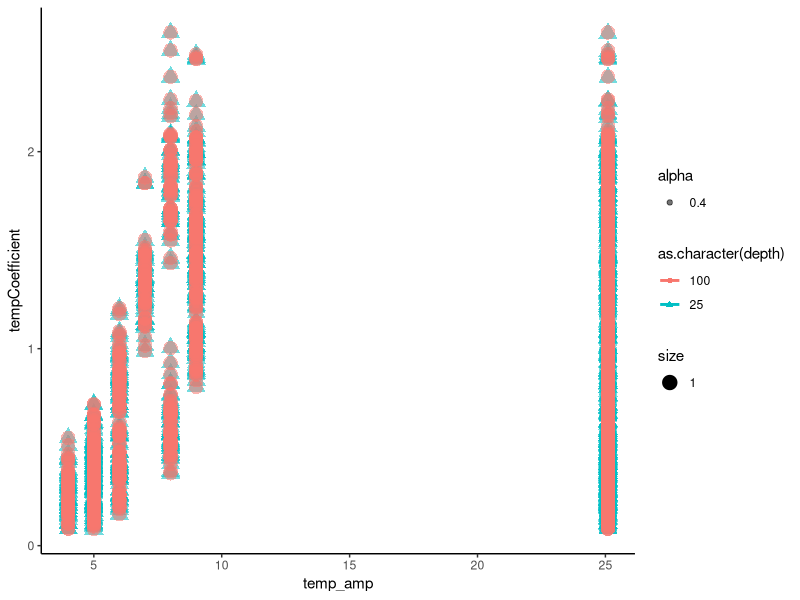
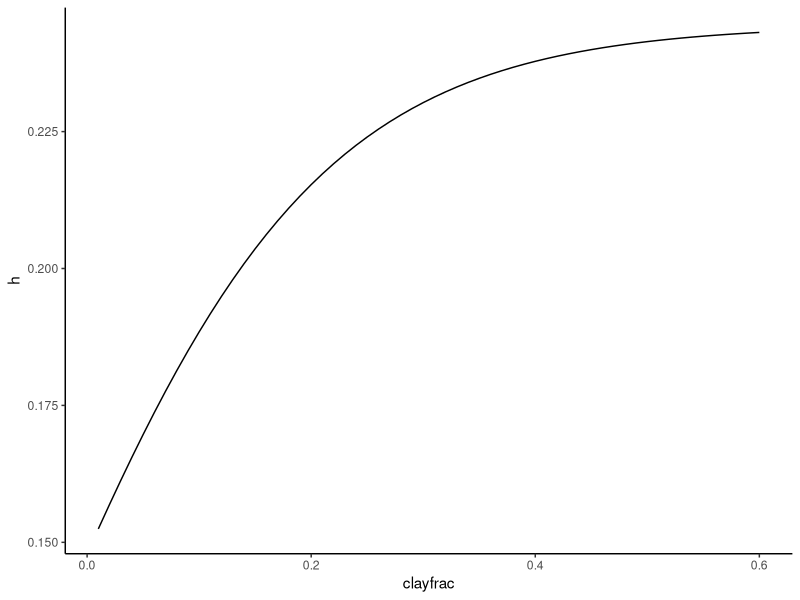
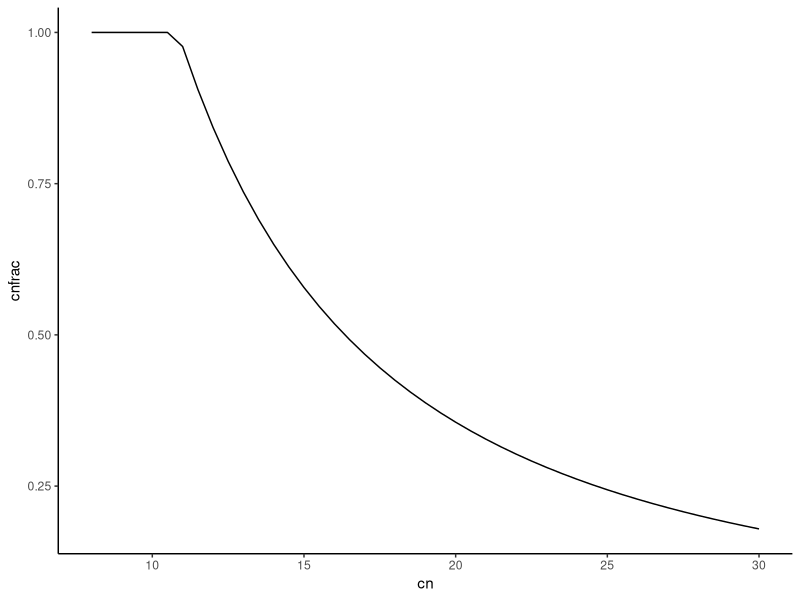

Source code (R) for these figures, in order: (Note: this script raises an error after producing the figures.)
library(tidyverse)

# I. Inputs ----

## Temperature ----
temperatures <- read.table("InputFiles/temp55years.txt")
colnames(temperatures) <- c("temp_m")
head(temperatures)

temp_minmax <- read.table("InputFiles/temp_ranges_foulum.txt", header = T) |> 
  mutate(temp_amp =max-min) 

## Soil ----
soil <- as.data.frame(readLines("InputFiles/input.txt"))
colnames(soil) <- c("vect")

paramtype <- c(rep("soilInit",9),
               rep("crop",10),
               rep("manure",11),
               rep("C14_crop",11),
               rep("C14_manure",12),
               rep("fom", 6))

soil_df <- soil |> 
  separate(vect, sep = "\t", into = c("soilparam","value")) |> 
  dplyr::mutate(soilparam = paste(soilparam, paramtype, sep="_")) |> 
  pivot_wider(names_from = "soilparam", 
              values_from = "value") |>   
  dplyr::select(!starts_with("[") & where(~!any(is.na(.)))) |> 
  dplyr::select(where(~!any(is.na(.)))) |> 
  mutate_if(is.character, as.numeric)


## C inputs ----

cinp <- read.table("InputFiles/data.txt", sep = "\t", header= TRUE)

colnames(cinp) <-c("year",
                   "Cinp_plant_top","Cinp_plant_sub",
                   "Cinp_Cmanure", "C14plant","C14manure")

# 2. functions ----

# temperature dependence
# modifying decomposition as function of monthly temperatures 

#https://open.library.okstate.edu/rainorshine/chapter/13-4-sub-surface-soil-temperatures/


temperature <- #function(depth, temp_m, temp_amp, month) {
  function(j) {
  #browser()
  
  depth_h = as.numeric(j["depth"])/2
  
  julianDay = as.numeric(j["month"]) * 30.4166
  
  t = (julianDay + soil_df$offset_soilInit)

  #soil thermal difussivity see https://doi.org/10.1016/j.biosystemseng.2017.06.011
  #dependent on soil moisture
  
  Th_diff <- 0.35E-6

  #angular frequency
  
  rho <- 3.1415926 * 2 / (365 * 24 * 3600)
    
  dampDepth <- sqrt(2 * Th_diff / rho)
    
  Td <-
    as.numeric(j["temp_m"]) + as.numeric(j["temp_amp"])*exp(- depth_h / dampDepth) * sin(rho * t * 24 * 3600- depth_h / dampDepth)
    #  
    
tempCoefficient <- 
  7.24 * exp(-3.432 + 0.168 * Td * (1 - 0.5 * Td / 36.9))
  
  data.frame("tempCoefficient" = tempCoefficient,
    "soil_temp"= Td) 
  }

tcoeff_df <- rbind(
  data.frame(
    temperatures,
    "temp_amp" = as.numeric(rep(temp_minmax$temp_amp, 55)),
    "month" = as.numeric(rep(seq(1, 12, 1), 55)),
    "depth" = 25,
    "amplitude"="variable monthly"
  ),
  data.frame(
    temperatures,
    "temp_amp" = as.numeric(rep(temp_minmax$temp_amp, 55)),
    "month" = as.numeric(rep(seq(1, 12, 1), 55)),
    "depth" = 100,
    "amplitude"="variable monthly"
  ),
  data.frame(
    temperatures,
    "temp_amp" = as.numeric(max(temperatures)-min(temperatures)),
    "month" = as.numeric(rep(seq(1, 12, 1), 55)),
    "depth" = 25,
    "amplitude"="complete period"
  ),
  data.frame(
    temperatures,
    "temp_amp" = as.numeric(max(temperatures)-min(temperatures)),
    "month" = as.numeric(rep(seq(1, 12, 1), 55)),
    "depth" = 100,
    "amplitude"="complete period"
  )
)

tcoeff_example <- cbind(tcoeff_df,
                        do.call("rbind", apply(tcoeff_df, 1, temperature)))


tcoeff_example |>
ggplot(aes(y=tempCoefficient, x=temp_amp, 
           col=as.character(depth),
           )) +
  geom_point(aes(shape=as.character(depth), alpha=0.4, size=1))+
  geom_smooth(aes(group=as.character(depth)), se=FALSE) + 
  geom_abline(slope = 1, intercept = c(0,0))+
  #facet_grid(~amplitude)+
  theme_classic()


cor(tcoeff_example$soil_temp, tcoeff_example$temp_m)

#hist(tcoeff_example$tempCoefficient)

# turnover
# decay rate modified by temperature
# C decay in each pool  

decay <- function(amount, k, tempCoefficient ){
  amount = amount_t * (-k * tempCoefficient)
  amount
}

# humification coeficcient as function of clay content
# k_hum

humification <- function(clayfrac) {
  R= 1.67 * (1.85 + 1.6 * exp(-7.86 * clayfrac))
  h= 1/(R+1)
  
  h
}

clayfrac=seq(0.01,0.6,0.01)

data.frame("h" = do.call(rbind, lapply(clayfrac, humification)),
           "clayfrac" = clayfrac) |>
  ggplot(aes(y=h, x=clayfrac)) + geom_line() + theme_classic()


# inmovilization proportion as a function of C/N relation

inmovilization <- function(cn){
  CNfraction=min(56.2*cn^(-1.69),1)
  
  CNfraction
}

cn=seq(8,30,0.5)

data.frame("cnfrac" = do.call(rbind, lapply(cn, inmovilization)),
           "cn" = cn) |>
  ggplot(aes(y=cnfrac, x=cn)) + geom_line() + theme_classic()

# Runge-Kutta function

Rk4decay <- function(t0, u0, dt, k, tempCoefficient) {
  
  tempCoefficient=tempdependence(temp_m)
  
  f1 <- funcRk4step(t0, u0, k, tempCoefficient)
  f2 <- funcRk4step(t0 + dt / 2, u0 + dt * f1 / 2, k, tempCoefficient)
  f3 <- funcRk4step(t0 + dt / 2, u0 + dt * f2 / 2, k, tempCoefficient)
  f4 <- funcRk4step(t0 + dt, u0 + dt * f3, k, tempCoefficient)
  
  u1 <- u0 + dt * (f1 + 2 * f2 + 2 * f3 + f4) / 6
  return(u1)
}

funcRk4step <- function(time, amount, k, tempCoefficient) {
  value <- amount * -k * tempCoefficient
  return(value)
}

# decomposition of FOM

DecompositionFom <-
  function(fomc,
           FOMdecompositionrate,
           tF,
           humification,
           humc,
           WITH_TRANSPORT,
           C14,
           DecayRate,
           transportFile) {
    
    fomcLeft <- rep(0, length(fomc))
    output <- rep(0, 4)
    CO2output <- rep(0, length(fomc))
    
    for (j in 1:length(fomc)) {
      depthInLayer <- DepthInLayer(j)
      
      substract <- 0
      if (C14 == TRUE)
        substract <- DecayRate * fomc[j]
      tempCofficent <-
        TemperatureCoefficent(Temperature(depthInLayer))
      
      FomAfterDecom <-
        Rk4decay(julianDay * t, fomc[j], t, FOMdecompositionrate, tempCofficent) - substract
      
      fomcLeft[j] <- fomcLeft[j] + FomAfterDecom
      fomc[j] <- fomc[j] - FomAfterDecom
      
      toLowerLayer <- 0
      inCorrentLayer <- 0
      
      if (WITH_TRANSPORT == TRUE) {
        toLowerLayer <- fomc[j] * tF
        inCorrentLayer <- fomc[j] * (1 - tF)
      }
      
      if (j != length(fomc))
        fomcLeft[j + 1] <- fomcLeft[j + 1] + toLowerLayer
      else
        fomcLeft[j] <- fomcLeft[j] + toLowerLayer
      
      fomc[j] <- inCorrentLayer
      
      CO2 <- fomc[j] * (1 - humification)
      humificationAmount <- fomc[j] * humification
      fomc[j] <- fomc[j] - CO2 - humificationAmount
      humc[j] <- humc[j] + humificationAmount
      CO2output[j] <- CO2
      
      if (j == 1)
        transportFile <- toLowerLayer
    }
    
    fomc <- fomcLeft
    
    return(CO2output)
  }



# 3. starting soil conditions and rates constants in time ----

extraCarbon <-  soil_df$`Amended C_soilInit` / 12
#CNfraction <- soil_df$`C/N_soilInit`

Cproptop <- 0.47

startCAmount_top <- soil_df$`Initial C(t/ha)_soilInit` * Cproptop
startCAmount_sub <- soil_df$`Initial C(t/ha)_soilInit` * 1-Cproptop


humcPlant_top <-
  startCAmount_top * soil_df$PupperLayer_soilInit * inmovilization(soil_df$`C/N_soilInit`)
romcPlant_top <- startCAmount_top - humcPlant_top
humcPlant_sub <-
  startCAmount_sub * soil_df$PLoweLayer_soilInit * inmovilization(soil_df$`C/N_soilInit`)
romcPlant_sub <- startCAmount_sub - humcPlant_sub
humificationPlant <- humification(soil_df$clayfraction_crop)

# 4. general turnover flow ----
# plantinputs

fom_add_plant_top <- cinp$Cinp_plant_top[i]
# mnure 
fom_add_predecomp_top <- cinp$Cinp_Cmanure[i] - fHUM*cinp$cinp$Cinp_Cmanure[i]

hum_add <- fHUM*cinp$Cinp_plant_top[i]

#kFOM should be affected by temp 

tempCofficent <- tempdependence()

kFOM <- soil_df$FOMdecompositionrate_crop*tempCofficent

fom_decomp <- (fomprev+fom_add_plant_top)*kFOM

fom_toLowerLayer<- fom_afte_fomdecomp*soil_df$tF_crop




# # Assuming Data.Values is a data frame in R containing the necessary values
# 
# # Initialize data frames to store the results
# co2_results <- data.frame(matrix(NA, nrow = nrow(cinp), ncol = 6))
# total_amount <- data.frame(matrix(NA, nrow = nrow(cinp), ncol = 14))
# transport_results <- data.frame(matrix(NA, nrow = nrow(cinp), ncol = 3))
# 
# # Loop through each data row in Data.Values
# for (i in 1:nrow(cinp)) {
#   dataYearValues <- cinp[i, ]
#   julianDay <- 0
#   
#   # Loop through each month (1 to 12)
#     
#   # Implement the region-specific calculations for different months (if conditions)
#     # ...  
#   for (month in 1:12) {
#     julianDay <- month * 30.4166
# 
#     
#   # Calculate the values using the appropriate functions for DecompositionFom, DecompositionHum, and DecompositionRom
#    #co2FomPlant = DecompositionFom(ref fomcPlant, Variables.FOMdecompositionratePlant, Variables.TFPlant, humificationPlant, ref humcPlant, WITH_TRANSPORT, false, 0, ref transportFomPlant);
#     
#     # Store the results in the corresponding data frames
#     co2_results[i, ] <- c(co2FomPlant[1], co2FomPlant[2], co2HumPlant[1], co2HumPlant[2], co2RomPlant[1], co2RomPlant[2])
#     total_amount[i, ] <- c(fomcPlant[1], humcPlant[1], romcPlant[1], fomcManure[1], humcManure[1], romcManure[1], fomcPlantC14[1], humcPlantC14[1], romcPlantC14[1], fomcManureC14[1], humcManureC14[1], romcManureC14[1], (fomcPlantC14[1] + humcPlantC14[1] + romcPlantC14[1] + fomcManureC14[1] + humcManureC14[1] + romcManureC14[1]) / (fomcPlant[1] + humcPlant[1] + romcPlant[1] + fomcManure[1] + humcManure[1] + romcManure[1]) * 100, (fomcPlant[1] + humcPlant[1] + romcPlant[1] + fomcManure[1] + humcManure[1] + romcManure[1]))
#     transport_results[i, ] <- c(transportFomPlant + transportFomManure, transportHumPlant + transportHumManure, transportRomPlant + transportRomManure)
#     
#     # Increment temperatureValuePosition (if necessary)
#     # ...
#   }
# }
# 
# # If Mode.Value == 2, co2_results, total_amount, and transport_results will contain the final results for each month
# # If Mode.Value == 3, use co2_results, total_amount, and transport_results to create corresponding data frames or tables as needed
# 
# 
# 
# # transport vertical ----
# 
# inptop <- cinp[1,]
# 
# # topsoil




